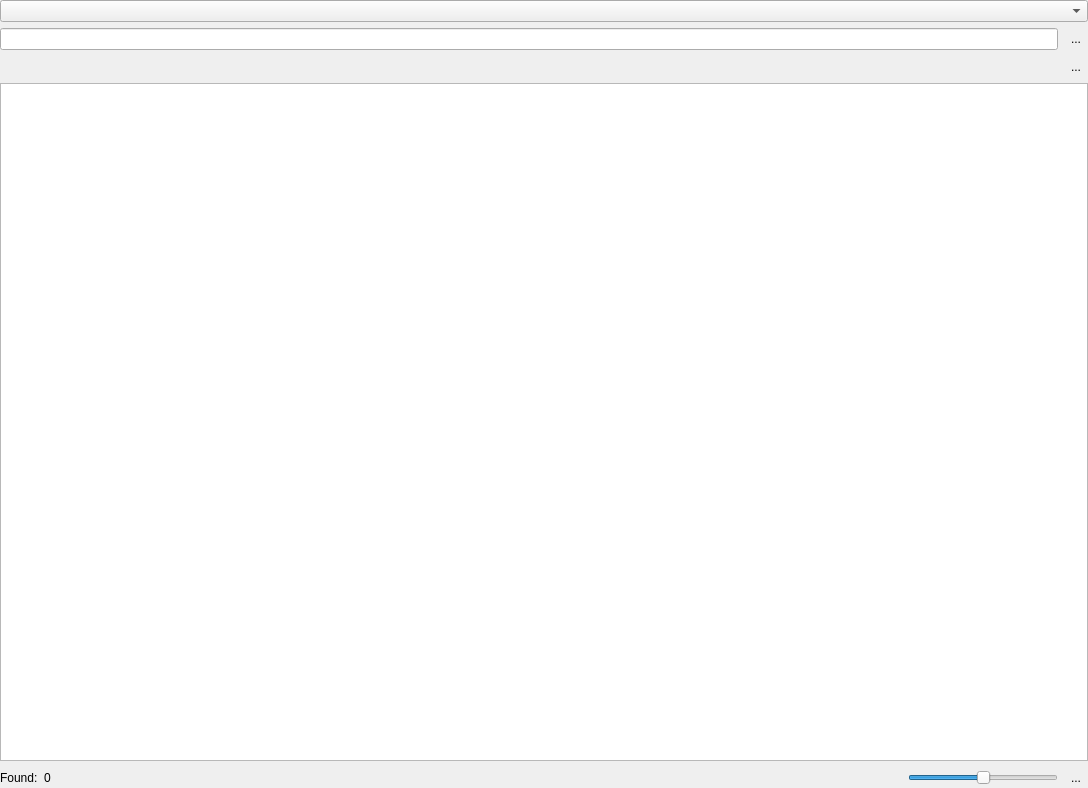
<?xml version="1.0" encoding="UTF-8"?>
<ui version="4.0">
 <class>Form</class>
 <widget class="QWidget" name="Form">
  <property name="geometry">
   <rect>
    <x>0</x>
    <y>0</y>
    <width>1088</width>
    <height>788</height>
   </rect>
  </property>
  <property name="windowTitle">
   <string>Form</string>
  </property>
  <layout class="QVBoxLayout" name="verticalLayout">
   <property name="leftMargin">
    <number>0</number>
   </property>
   <property name="topMargin">
    <number>0</number>
   </property>
   <property name="rightMargin">
    <number>0</number>
   </property>
   <property name="bottomMargin">
    <number>0</number>
   </property>
   <item>
    <widget class="QComboBox" name="cbResourceType">
     <property name="toolTip">
      <string>Resource type</string>
     </property>
    </widget>
   </item>
   <item>
    <widget class="QWidget" name="widget" native="true">
     <layout class="QHBoxLayout" name="horizontalLayout">
      <property name="leftMargin">
       <number>0</number>
      </property>
      <property name="topMargin">
       <number>0</number>
      </property>
      <property name="rightMargin">
       <number>0</number>
      </property>
      <property name="bottomMargin">
       <number>0</number>
      </property>
      <item>
       <widget class="WLineEdit" name="leFilterName">
        <property name="toolTip">
         <string>Filter resources list from name</string>
        </property>
       </widget>
      </item>
      <item>
       <widget class="QToolButton" name="tbFilterNameRegEx">
        <property name="toolTip">
         <string>Filter resource name using regular expression</string>
        </property>
        <property name="text">
         <string>...</string>
        </property>
        <property name="icon">
         <iconset resource="svg/dark_icons.qrc">
          <normaloff>:/pktk/images/normal/filter_regex</normaloff>:/pktk/images/normal/filter_regex</iconset>
        </property>
        <property name="checkable">
         <bool>true</bool>
        </property>
        <property name="autoRaise">
         <bool>true</bool>
        </property>
       </widget>
      </item>
     </layout>
    </widget>
   </item>
   <item>
    <widget class="QWidget" name="wFilterTag" native="true">
     <property name="toolTip">
      <string>Filter resources list from tags</string>
     </property>
     <layout class="QHBoxLayout" name="horizontalLayout_2">
      <property name="leftMargin">
       <number>0</number>
      </property>
      <property name="topMargin">
       <number>0</number>
      </property>
      <property name="rightMargin">
       <number>0</number>
      </property>
      <property name="bottomMargin">
       <number>0</number>
      </property>
      <item>
       <widget class="WTagInput" name="wtiFilterTag" native="true">
        <property name="sizePolicy">
         <sizepolicy hsizetype="Preferred" vsizetype="Maximum">
          <horstretch>0</horstretch>
          <verstretch>0</verstretch>
         </sizepolicy>
        </property>
       </widget>
      </item>
      <item>
       <widget class="QToolButton" name="tbFilterTagRules">
        <property name="toolTip">
         <string>Filter tags combination</string>
        </property>
        <property name="text">
         <string>...</string>
        </property>
        <property name="icon">
         <iconset resource="svg/dark_icons.qrc">
          <normaloff>:/pktk/images/normal/filter_alt</normaloff>:/pktk/images/normal/filter_alt</iconset>
        </property>
        <property name="popupMode">
         <enum>QToolButton::InstantPopup</enum>
        </property>
        <property name="autoRaise">
         <bool>true</bool>
        </property>
       </widget>
      </item>
     </layout>
    </widget>
   </item>
   <item>
    <widget class="WManagedResourcesLv" name="lvManagedResources">
     <property name="sizePolicy">
      <sizepolicy hsizetype="Expanding" vsizetype="MinimumExpanding">
       <horstretch>0</horstretch>
       <verstretch>0</verstretch>
      </sizepolicy>
     </property>
    </widget>
   </item>
   <item>
    <widget class="QWidget" name="widget_3" native="true">
     <layout class="QHBoxLayout" name="horizontalLayout_3">
      <property name="leftMargin">
       <number>0</number>
      </property>
      <property name="topMargin">
       <number>0</number>
      </property>
      <property name="rightMargin">
       <number>0</number>
      </property>
      <property name="bottomMargin">
       <number>0</number>
      </property>
      <item>
       <widget class="QLabel" name="label">
        <property name="sizePolicy">
         <sizepolicy hsizetype="Maximum" vsizetype="Preferred">
          <horstretch>0</horstretch>
          <verstretch>0</verstretch>
         </sizepolicy>
        </property>
        <property name="text">
         <string>Found:</string>
        </property>
       </widget>
      </item>
      <item>
       <widget class="QLabel" name="lblManagedResourcesFoundItems">
        <property name="sizePolicy">
         <sizepolicy hsizetype="MinimumExpanding" vsizetype="Preferred">
          <horstretch>0</horstretch>
          <verstretch>0</verstretch>
         </sizepolicy>
        </property>
        <property name="text">
         <string>0</string>
        </property>
       </widget>
      </item>
      <item>
       <widget class="QSlider" name="hsManagedResourcesIconSize">
        <property name="maximumSize">
         <size>
          <width>150</width>
          <height>16777215</height>
         </size>
        </property>
        <property name="maximum">
         <number>6</number>
        </property>
        <property name="pageStep">
         <number>1</number>
        </property>
        <property name="value">
         <number>3</number>
        </property>
        <property name="orientation">
         <enum>Qt::Horizontal</enum>
        </property>
        <property name="invertedAppearance">
         <bool>false</bool>
        </property>
       </widget>
      </item>
      <item>
       <widget class="QToolButton" name="tbManagedResourcesViewMode">
        <property name="toolTip">
         <string>View mode</string>
        </property>
        <property name="text">
         <string>...</string>
        </property>
        <property name="icon">
         <iconset resource="svg/dark_icons.qrc">
          <normaloff>:/pktk/images/normal/list_view_details</normaloff>:/pktk/images/normal/list_view_details</iconset>
        </property>
        <property name="popupMode">
         <enum>QToolButton::InstantPopup</enum>
        </property>
        <property name="autoRaise">
         <bool>true</bool>
        </property>
        <property name="arrowType">
         <enum>Qt::NoArrow</enum>
        </property>
       </widget>
      </item>
     </layout>
    </widget>
   </item>
  </layout>
 </widget>
 <customwidgets>
  <customwidget>
   <class>WLineEdit</class>
   <extends>QLineEdit</extends>
   <header>pktk.widgets.wlineedit</header>
  </customwidget>
  <customwidget>
   <class>WTagInput</class>
   <extends>QWidget</extends>
   <header>pktk.widgets.wtaginput</header>
  </customwidget>
  <customwidget>
   <class>WManagedResourcesLv</class>
   <extends>QListView</extends>
   <header>pktk.widgets.wmanagedresourcesselector</header>
  </customwidget>
 </customwidgets>
 <resources>
  <include location="svg/dark_icons.qrc"/>
 </resources>
 <connections/>
</ui>
